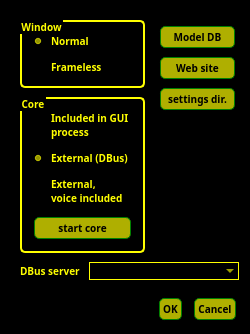
<?xml version="1.0" encoding="UTF-8"?>
<ui version="4.0">
 <class>CIntroWindow</class>
 <widget class="QDialog" name="CIntroWindow">
  <property name="geometry">
   <rect>
    <x>0</x>
    <y>0</y>
    <width>250</width>
    <height>300</height>
   </rect>
  </property>
  <property name="windowTitle">
   <string>swift intro screen</string>
  </property>
  <property name="windowIcon">
   <iconset>
    <normaloff>:/blackgui/icons/aircraftdeparture.png</normaloff>:/blackgui/icons/aircraftdeparture.png</iconset>
  </property>
  <property name="styleSheet">
   <string notr="true">QWidget {
        font-family: arial-rounded;
        font: bold 10px;
        color: yellow; /** font **/
		background-color: black;
}

QPushButton {
	background-color: rgba(255, 255, 0, 175);
	color: black;
	border-style: solid;
	border-width:1px;
	border-radius: 5px;
	border-color: green;
	margin: 3px;
	padding: 3px;
}

QRadioButton {
        background-color: transparent;
}

QGroupBox {
	border: 2px solid yellow;
	border-radius: 5px;
    margin-top: 2ex; /* leave space at the top for the title */
}

QComboBox {
	background-color: black;
	border: 1px solid yellow;
}

 QGroupBox::title {
	subcontrol-origin: margin;
	subcontrol-position: top left; /* position at the top center */
	padding: 0 0px;
	margin: 0px;
	background-color: black;
 }

#lbl_Icon {
	max-height: 128;
	max-width: 128;
}</string>
  </property>
  <property name="sizeGripEnabled">
   <bool>false</bool>
  </property>
  <property name="modal">
   <bool>true</bool>
  </property>
  <layout class="QVBoxLayout" name="verticalLayout">
   <item>
    <layout class="QGridLayout" name="gridLayout">
     <property name="leftMargin">
      <number>9</number>
     </property>
     <property name="topMargin">
      <number>9</number>
     </property>
     <property name="rightMargin">
      <number>0</number>
     </property>
     <property name="bottomMargin">
      <number>9</number>
     </property>
     <property name="spacing">
      <number>9</number>
     </property>
     <item row="0" column="0">
      <widget class="QGroupBox" name="gb_Window">
       <property name="title">
        <string>Window</string>
       </property>
       <layout class="QVBoxLayout" name="verticalLayout_2">
        <item>
         <widget class="QRadioButton" name="rb_WindowNormal">
          <property name="text">
           <string>Normal</string>
          </property>
          <property name="checked">
           <bool>true</bool>
          </property>
         </widget>
        </item>
        <item>
         <widget class="QRadioButton" name="rb_WindowFrameless">
          <property name="text">
           <string>Frameless</string>
          </property>
         </widget>
        </item>
       </layout>
      </widget>
     </item>
     <item row="1" column="0">
      <widget class="QGroupBox" name="gb_Core">
       <property name="title">
        <string>Core</string>
       </property>
       <layout class="QVBoxLayout" name="verticalLayout_3">
        <item>
         <widget class="QRadioButton" name="rb_CoreInGuiProcess">
          <property name="text">
           <string>Included in GUI
process</string>
          </property>
         </widget>
        </item>
        <item>
         <widget class="QRadioButton" name="rb_CoreExternal">
          <property name="text">
           <string>External (DBus)</string>
          </property>
          <property name="checked">
           <bool>true</bool>
          </property>
         </widget>
        </item>
        <item>
         <widget class="QRadioButton" name="rb_CoreExternalVoiceLocal">
          <property name="text">
           <string>External,
voice included</string>
          </property>
         </widget>
        </item>
        <item>
         <widget class="QPushButton" name="pb_CoreStart">
          <property name="text">
           <string>start core</string>
          </property>
         </widget>
        </item>
       </layout>
      </widget>
     </item>
     <item row="0" column="1" rowspan="2">
      <widget class="QFrame" name="fr_Info">
       <property name="frameShape">
        <enum>QFrame::StyledPanel</enum>
       </property>
       <property name="frameShadow">
        <enum>QFrame::Raised</enum>
       </property>
       <layout class="QVBoxLayout" name="vl_FrameInfo">
        <property name="spacing">
         <number>3</number>
        </property>
        <property name="leftMargin">
         <number>2</number>
        </property>
        <property name="topMargin">
         <number>2</number>
        </property>
        <property name="rightMargin">
         <number>0</number>
        </property>
        <property name="bottomMargin">
         <number>2</number>
        </property>
        <item>
         <widget class="QPushButton" name="pb_ModelDb">
          <property name="text">
           <string>Model DB</string>
          </property>
         </widget>
        </item>
        <item>
         <widget class="QPushButton" name="pb_WebSite">
          <property name="text">
           <string>Web site</string>
          </property>
         </widget>
        </item>
        <item>
         <widget class="QPushButton" name="pb_SettingsDir">
          <property name="text">
           <string>settings dir.</string>
          </property>
         </widget>
        </item>
        <item>
         <spacer name="vs_InfoSpacer">
          <property name="orientation">
           <enum>Qt::Vertical</enum>
          </property>
          <property name="sizeHint" stdset="0">
           <size>
            <width>20</width>
            <height>40</height>
           </size>
          </property>
         </spacer>
        </item>
       </layout>
      </widget>
     </item>
     <item row="2" column="0" colspan="2">
      <layout class="QFormLayout" name="formLayout">
       <item row="0" column="0">
        <widget class="QLabel" name="lbl_DBusServer">
         <property name="text">
          <string>DBus server</string>
         </property>
        </widget>
       </item>
       <item row="0" column="1">
        <widget class="QComboBox" name="cb_DBusServer">
         <property name="editable">
          <bool>true</bool>
         </property>
         <property name="insertPolicy">
          <enum>QComboBox::InsertAtTop</enum>
         </property>
        </widget>
       </item>
      </layout>
     </item>
    </layout>
   </item>
   <item>
    <widget class="QDialogButtonBox" name="bb_OkCancel">
     <property name="orientation">
      <enum>Qt::Horizontal</enum>
     </property>
     <property name="standardButtons">
      <set>QDialogButtonBox::Cancel|QDialogButtonBox::Ok</set>
     </property>
    </widget>
   </item>
  </layout>
 </widget>
 <resources/>
 <connections>
  <connection>
   <sender>bb_OkCancel</sender>
   <signal>accepted()</signal>
   <receiver>CIntroWindow</receiver>
   <slot>accept()</slot>
   <hints>
    <hint type="sourcelabel">
     <x>240</x>
     <y>290</y>
    </hint>
    <hint type="destinationlabel">
     <x>157</x>
     <y>274</y>
    </hint>
   </hints>
  </connection>
  <connection>
   <sender>bb_OkCancel</sender>
   <signal>rejected()</signal>
   <receiver>CIntroWindow</receiver>
   <slot>reject()</slot>
   <hints>
    <hint type="sourcelabel">
     <x>240</x>
     <y>290</y>
    </hint>
    <hint type="destinationlabel">
     <x>286</x>
     <y>274</y>
    </hint>
   </hints>
  </connection>
  <connection>
   <sender>pb_ModelDb</sender>
   <signal>clicked()</signal>
   <receiver>CIntroWindow</receiver>
   <slot>buttonClicked()</slot>
   <hints>
    <hint type="sourcelabel">
     <x>217</x>
     <y>34</y>
    </hint>
    <hint type="destinationlabel">
     <x>319</x>
     <y>37</y>
    </hint>
   </hints>
  </connection>
  <connection>
   <sender>pb_WebSite</sender>
   <signal>clicked()</signal>
   <receiver>CIntroWindow</receiver>
   <slot>buttonClicked()</slot>
   <hints>
    <hint type="sourcelabel">
     <x>238</x>
     <y>75</y>
    </hint>
    <hint type="destinationlabel">
     <x>322</x>
     <y>73</y>
    </hint>
   </hints>
  </connection>
  <connection>
   <sender>pb_SettingsDir</sender>
   <signal>clicked()</signal>
   <receiver>CIntroWindow</receiver>
   <slot>buttonClicked()</slot>
   <hints>
    <hint type="sourcelabel">
     <x>197</x>
     <y>97</y>
    </hint>
    <hint type="destinationlabel">
     <x>86</x>
     <y>250</y>
    </hint>
   </hints>
  </connection>
  <connection>
   <sender>pb_CoreStart</sender>
   <signal>clicked()</signal>
   <receiver>CIntroWindow</receiver>
   <slot>buttonClicked()</slot>
   <hints>
    <hint type="sourcelabel">
     <x>90</x>
     <y>194</y>
    </hint>
    <hint type="destinationlabel">
     <x>0</x>
     <y>218</y>
    </hint>
   </hints>
  </connection>
 </connections>
 <slots>
  <slot>buttonClicked()</slot>
 </slots>
</ui>
